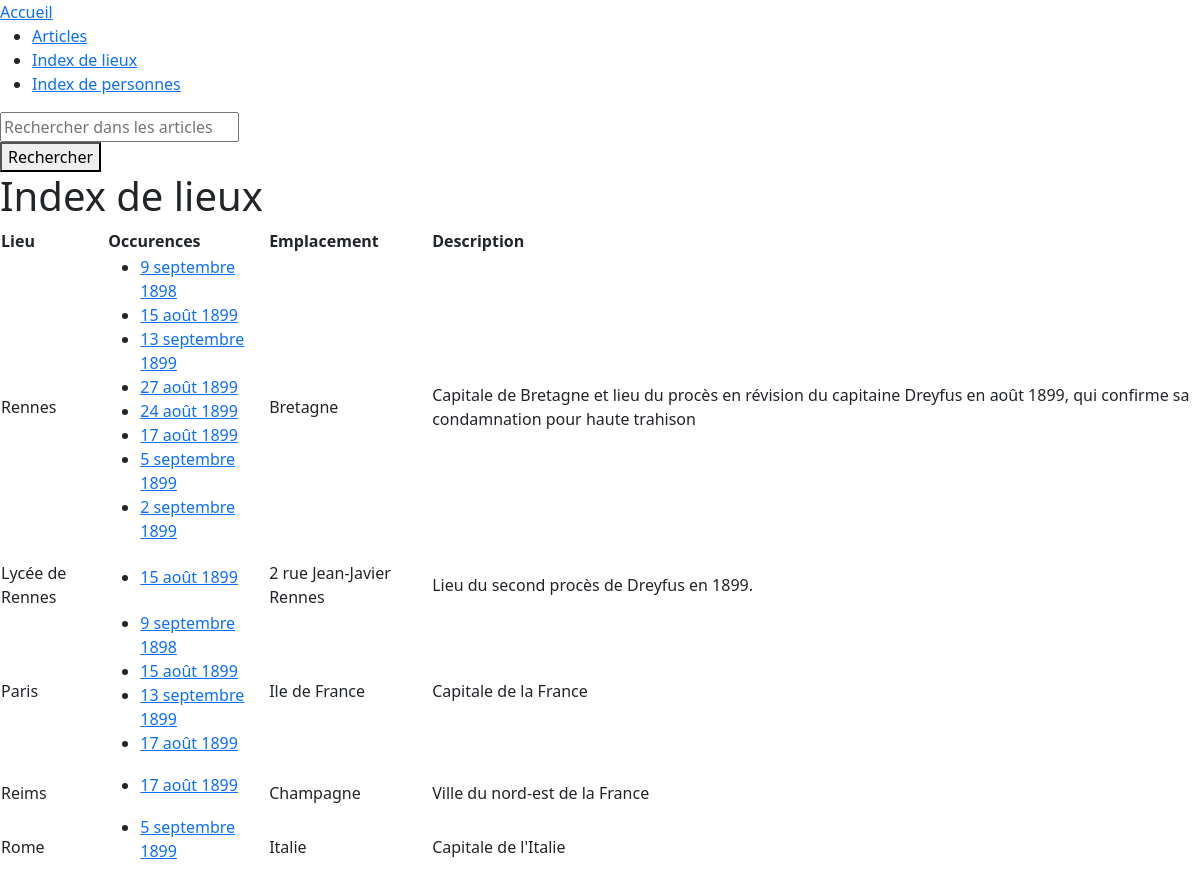
The app's page /lieux with its own data.
### app/modeles/donnees.py (models this page shows)
class Lieu(db.Model):
    __tablename__ = "lieu"
    __table_args__ = {'extend_existing': True}
    lieu_id = db.Column(db.Integer, unique=True, nullable=False, primary_key=True, autoincrement=True)
    lieu_nom = db.Column(db.String(45), nullable=False)
    lieu_emplacement = db.Column(db.String(63))
    lieu_notes = db.Column(db.Text)

class Article(db.Model):
    __tablename__ = "article"
    __table_args__ = {'extend_existing': True}
    article_id = db.Column(db.Integer, unique=True, nullable=False, primary_key=True, autoincrement=True)
    article_titre = db.Column(db.String(45), nullable=False)
    article_date = db.Column(db.String(45), nullable=False)
    article_numJournal = db.Column(db.Integer, nullable=False)
    article_texte = db.Column(db.Text, nullable=False)
    personnes = db.relationship("Personne", secondary=articleHasPersonne)
    lieux = db.relationship("Lieu", secondary=articleHasLieu)

### app/routes.py (the view)
@app.route("/lieux")
def lieux():
    association_Article_Lieu = db.session.query(articleHasLieu, Article, Lieu).join(Article).join(Lieu).all()
    index_lieu_article = {key: [v[2] for v in val] for key, val in
             groupby(sorted(association_Article_Lieu, key=lambda ele: ele[1]), key=lambda ele: ele[3])}
    index_lieu_article = [{k: v} for (k, v) in index_lieu_article.items()]
    page, per_page, offset = get_page_args(page_parameter='page',
                                           per_page_parameter='per_page')
    pagination_index = get_index(index_lieu_article, offset=offset, per_page=per_page)
    pagination = Pagination(page=page, per_page=per_page, total=len(index_lieu_article))
    return render_template("pages/index_lieu.html", list=index_lieu_article, page=page, per_page=per_page,
                           pagination=pagination)

### app/extraction.py (called while the page is built)
def get_index(index, offset=0, per_page=10):
    return index[offset: offset + per_page]

### app/templates/pages/index_lieu.html
{% extends "conteneur.html" %}
{% block corps %}
<div>
	<div>
		<h1>Index de lieux</h1>
	</div>
	 <div>
                <table>
                <thead>
                    <tr>
                        <th>Lieu</th>
                        <th>Occurences</th>
                        <th>Emplacement</th>
						<th>Description</th>
                    </tr>
                </thead>
                    {% for dict in list %}
                        <tbody>
							{% for key, value in dict.items() %}
                            <tr>
                                <td>{{key.lieu_nom}}</td>
                                <td><ul>{%for el in value %}<li><a href="{{url_for('note', article_id=el.article_id)}}">{{el.article_date}}</a></li>{% endfor %}</ul></td>
                                <td>{{key.lieu_emplacement}}</td>
								<td>{{key.lieu_notes}}</td>
                            </tr>
							{% endfor %}
                        </tbody>
                    {% endfor %}
                </table>
      </div>
{% endblock %}

### records on screen
Lieu: lieu_nom "Rennes", lieu_emplacement "Bretagne", lieu_notes "Capitale de Bretagne et lieu du procès en révision du capitaine Dreyfus en août 1899, qui confirme sa condamnation pour haute trahison"
Article: article_date "9 septembre 1898"
Article: article_date "15 août 1899"
Article: article_date "13 septembre 1899"
Article: article_date "27 août 1899"
Article: article_date "24 août 1899"
Article: article_date "17 août 1899"
Article: article_date "5 septembre 1899"
Article: article_date "2 septembre 1899"
Lieu: lieu_nom "Lycée de Rennes", lieu_emplacement "2 rue Jean-Javier Rennes", lieu_notes "Lieu du second procès de Dreyfus en 1899."
Lieu: lieu_nom "Paris", lieu_emplacement "Ile de France", lieu_notes "Capitale de la France"
Lieu: lieu_nom "Reims", lieu_emplacement "Champagne", lieu_notes "Ville du nord-est de la France"
Lieu: lieu_nom "Rome", lieu_emplacement "Italie", lieu_notes "Capitale de l'Italie"
